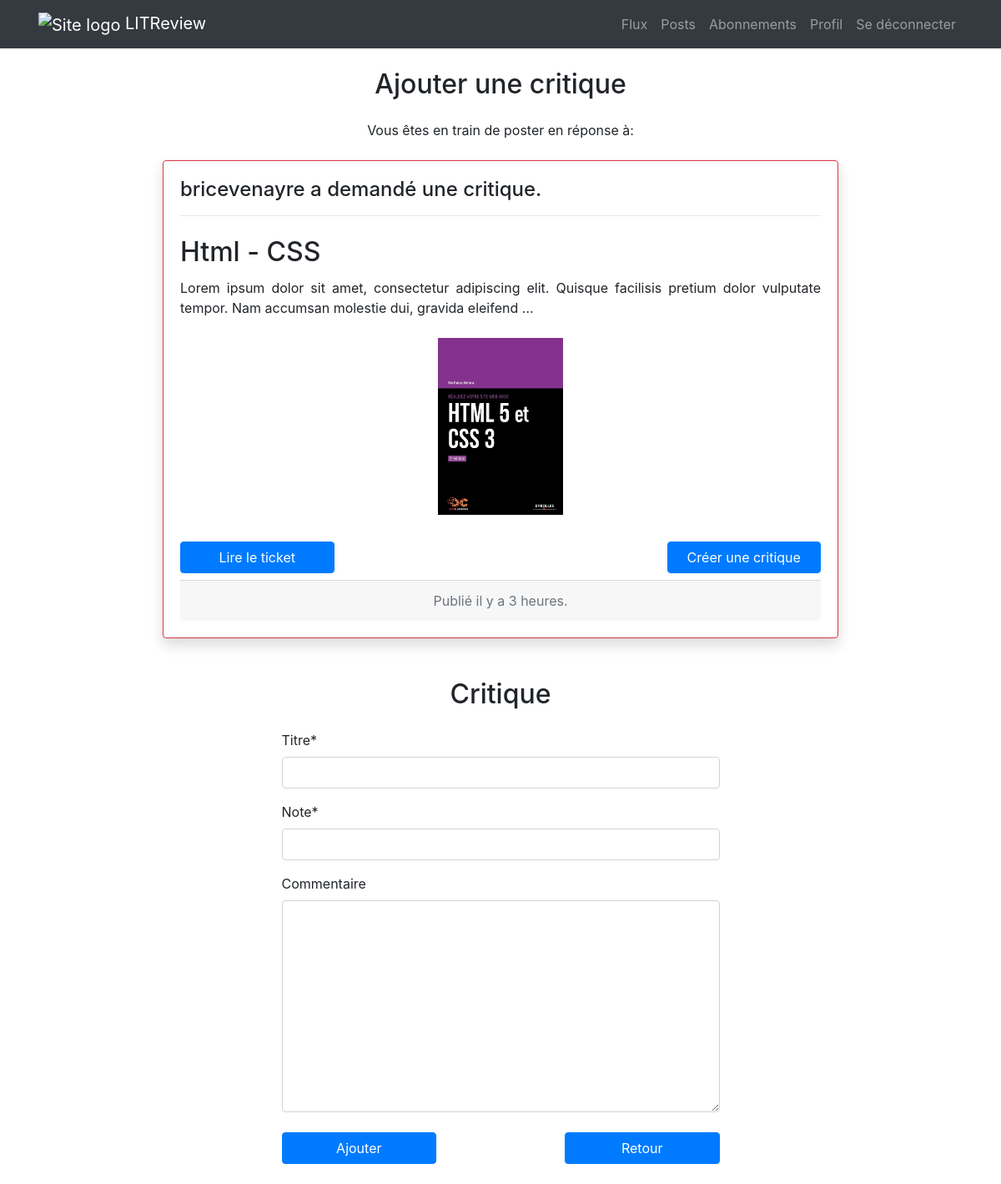
The app's page /home/tickets/41/reviews/create/ (signed in) with its own data.
### apps/reviews/models.py (models this page shows, shortened)
class Ticket(models.Model):
    title = models.fields.CharField(max_length=128, verbose_name="Titre")
    description = models.fields.TextField(max_length=2048, blank=True, verbose_name="Description")
    image = models.ImageField(null=True, blank=True)
    user = models.ForeignKey(to=settings.AUTH_USER_MODEL, on_delete=models.CASCADE)
    time_created = models.DateTimeField(auto_now_add=True)
    class Meta:
        verbose_name = "Ticket"
        ordering = ["-time_created"]

### apps/accounts/models.py (models this page shows)
class CustomUser(AbstractUser):
    pass

### apps/reviews/views.py (the view, shortened to what this page needs)
# urls.py: path("tickets/<int:pk>/reviews/create/", ReviewCreate.as_view(), name="review-create"),
@method_decorator(login_required, name='dispatch')
class ReviewCreate(CreateView):
    model = Review
    template_name = "reviews/review_create.html"
    fields = ['headline', 'rating', 'body']
    success_url = reverse_lazy("reviews:feed")
    def dispatch(self, request, *args, **kwargs):
        handler = super().dispatch(request, *args, **kwargs)
        print(self.kwargs['pk'])
        if Ticket.objects.get(id=self.kwargs['pk']).related_reviews.first():
            return redirect("reviews:feed")
        return handler
    def get_context_data(self, **kwargs):
        ticket_id = self.kwargs['pk']
        context = super(ReviewCreate, self).get_context_data(**kwargs)
        context['ticket'] = Ticket.objects.get(id=ticket_id)
        return context

### apps/reviews/templatetags/reviews_extras.py (called while the page is built)
@register.simple_tag(takes_context=True)
def get_poster_display(context, user):
    if user == context['user']:
        return 'Vous avez'
    return f"{user.username} a"

@register.filter
def get_posted_at_display(posted_at):
    seconds_ago = (timezone.now() - posted_at).total_seconds()
    if seconds_ago <= HOUR:
        return f'Publié il y a {int(seconds_ago // MINUTE)} minutes.'
    elif seconds_ago <= DAY:
        return f'Publié il y a {int(seconds_ago // HOUR)} heures.'
    return f'Publié le {posted_at.strftime("%m/%d/%Y à %H:%M")}'

### apps/reviews/templates/reviews/review_create.html (shortened to what this page needs)
{% extends 'base.html' %}
{% load crispy_forms_tags %}
{% block content %}
<div class="container h-100">
    <div class="row align-items-center justify-content-center mx-auto">
        <div class="col-12 mt-4">
            <h2 class="text-center mb-4">Ajouter une critique</h2>
            <p class="text-center">Vous êtes en train de poster en réponse à:</p>
            {% include "reviews/partials/ticket_snippet.html" with ticket=ticket %}
        </div>
    </div>
    <div class="row w-50 align-items-center justify-content-center mx-auto">
        <div class="col-12 mt-4">
            <h2 class="text-center mb-4">Critique</h2>
            <form method="POST" enctype="multipart/form-data">
                {{ form|crispy }}
                <div class="row mt-2 mb-4">
                    <div class="col-12 col-lg-6 text-center text-lg-left">
                        <button type="submit" class="btn btn-primary w-75 mt-2">Ajouter</button>
                    </div>
                    <div class="col-12 col-lg-6 text-center text-lg-right">
                        <a href="{% url 'reviews:feed' %}"
                           class="btn btn-primary w-75 mt-2">Retour</a>
                    </div>
                </div>
            </form>
        </div>
    </div>
</div>
{% endblock %}

### apps/reviews/templates/reviews/partials/ticket_snippet.html
{% load reviews_extras %}
<div class="card border-danger border-strong shadow w-75 mx-auto my-4">
    <div class="card-body">
        {% if not ticket.related_reviews.first %}
        <h4>{% get_poster_display ticket.user %} demandé une critique.</h4>
        <hr>
        {% else %}
        <h4 class="card-header text-center">Ticket - {{ ticket.user }}</h4>
        {% endif %}
        <h2 class="card-title mt-4">{{ ticket.title }}</h2>
        <p class="card-text text-justify">{{ ticket.description|linebreaksbr|safe|truncatewords:20 }}</p>
        {% if ticket.image %}
        <div class="text-center my-4">
            <img src="{{ ticket.image.url }}" alt="L'image du ticket" height="200" width="150" class="img-fluid">
        </div>
        {% endif %}
        {% if not ticket.related_reviews.first %}
        <div class="row">
            <div class="col-12 text-center col-lg-6 text-lg-left">
                <a href="{% url 'reviews:ticket-detail' ticket.id %}" class="btn btn-primary w-50 my-2">Lire le
                    ticket</a>
            </div>
            <div class="col-12 text-center col-lg-6 text-lg-right">
                <a href="{% url 'reviews:review-create' ticket.id %}" class="btn btn-primary w-50 my-2">Créer une
                    critique</a>
            </div>
        </div>
        <div class="card-footer text-center text-muted">
            {{ ticket.time_created|get_posted_at_display }}
        </div>
        {% endif %}
    </div>
</div>

### records on screen
Ticket: user.username "bricevenayre a", title "Html - CSS", description "Lorem ipsum dolor sit amet, consectetur adipiscing elit. Quisque facilisis pretium dolor vulputate tempor. Nam accumsan molestie dui, gravida eleifend …", image (picture), time_created|get_posted_at_display "Publié il y a 3 heures."
